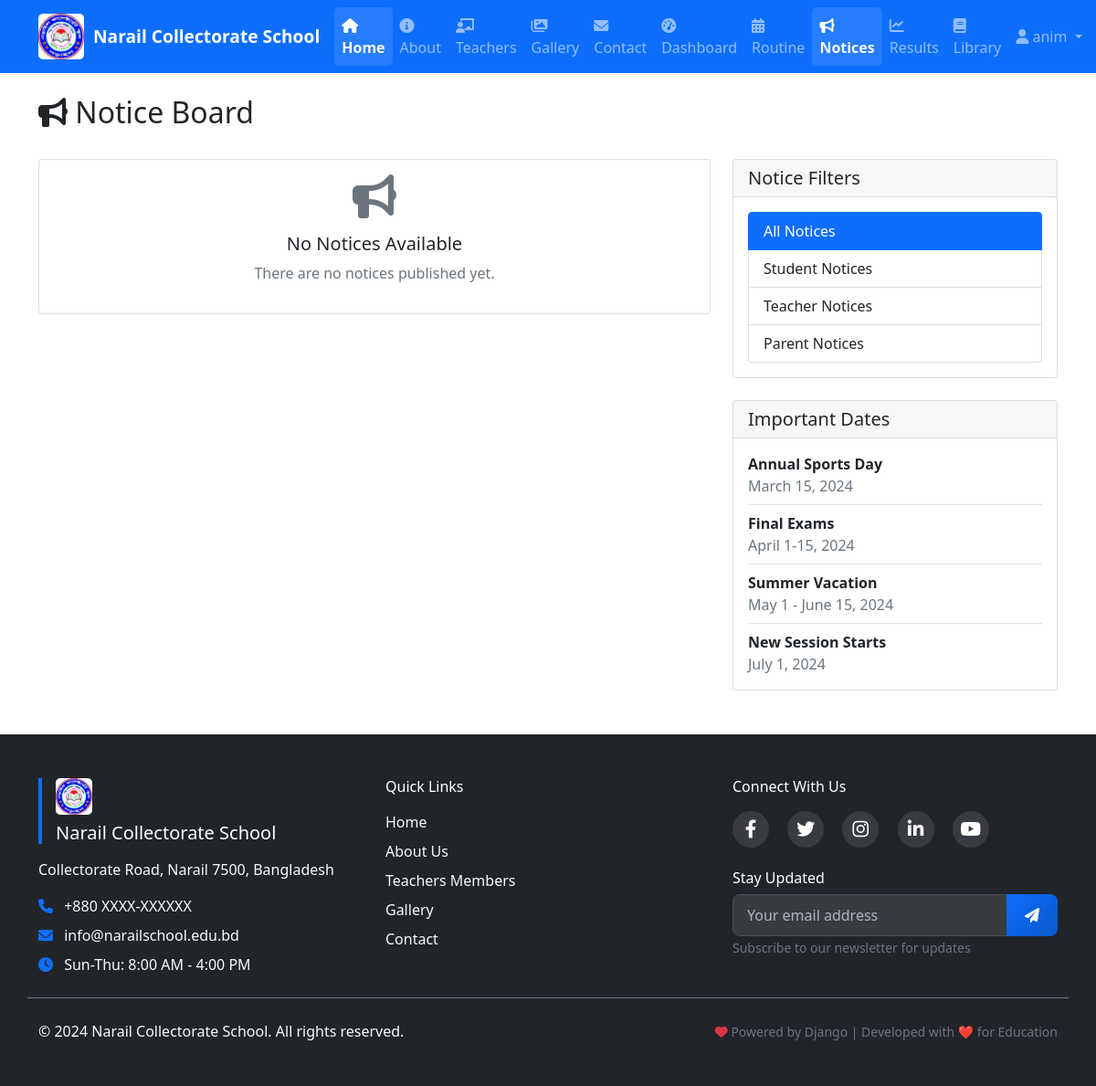
The page /school/notices/ (signed in) on the database as committed earlier.
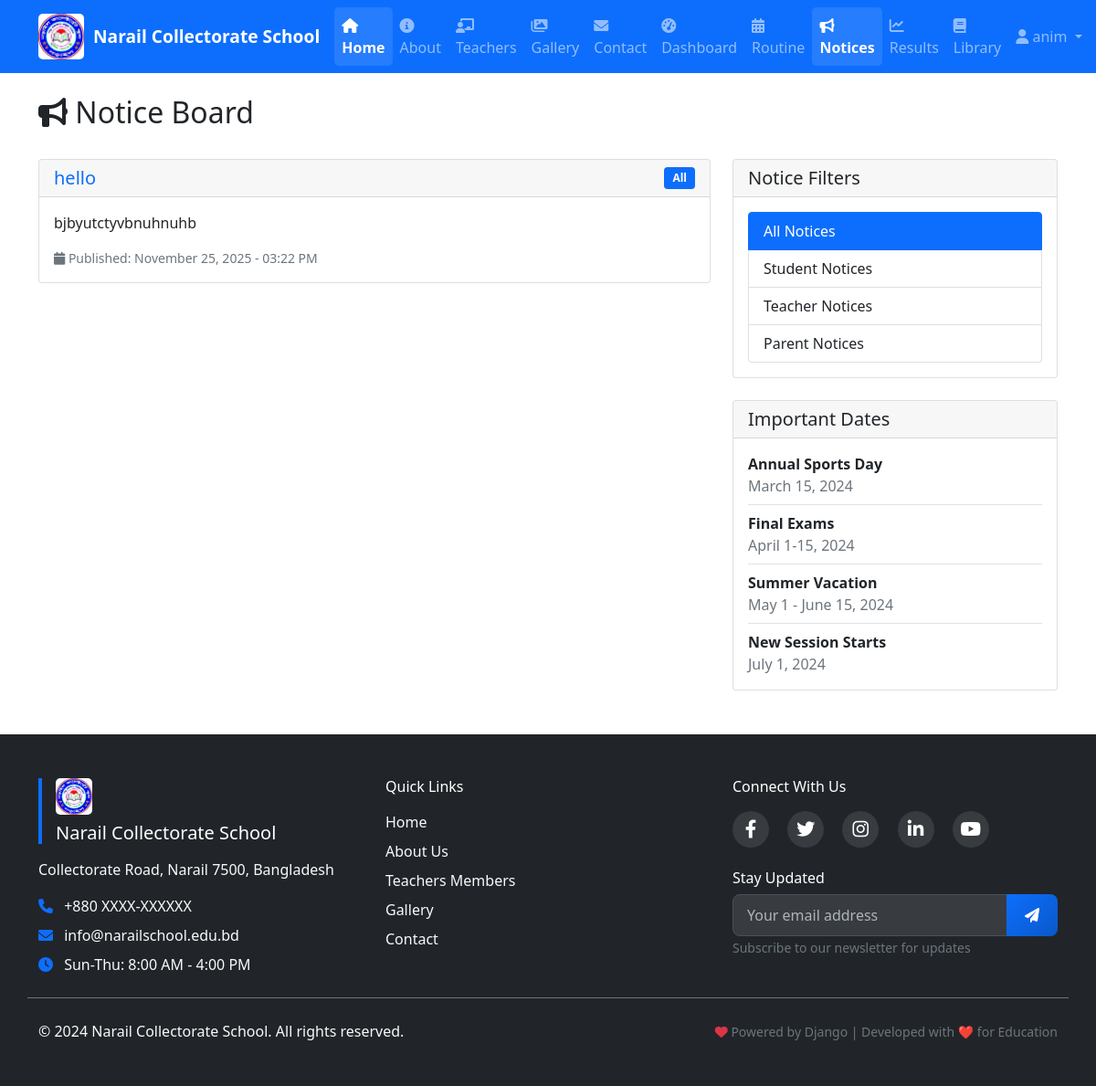
The same page on the database as committed later.
### school/models.py (models this page shows, shortened)
class Notice(models.Model):
    title = models.CharField(max_length=200)
    content = models.TextField()
    created_at = models.DateTimeField(auto_now_add=True)
    target_audience = models.CharField(max_length=20, choices=(
        ('All', 'All'),
        ('Teachers', 'Teachers'),
        ('Students', 'Students'),
        ('Parents', 'Parents'),
    ))

### school/views.py (the view)
# urls.py: path('notices/', views.notice_board, name='notice_board'),
@login_required
def notice_board(request):
    notices = Notice.objects.all().order_by('-created_at')
    if request.user.user_type == 'student':
        notices = notices.filter(target_audience__in=['Students', 'All'])
    return render(request, 'school/notice_board.html', {'notices': notices})

### school/context_processors.py (called while the page is built)
def school_info(request):
    try:
        school = SchoolInfo.objects.first()
    except SchoolInfo.DoesNotExist:
        school = None
    return {'school_info': school}

### templates/school/notice_board.html (shortened to what this page needs)
{% extends 'base.html' %}
{% block content %}
<div class="d-flex justify-content-between align-items-center mb-4">
    <h2><i class="fas fa-bullhorn"></i> Notice Board</h2>
</div>
<div class="row">
    <div class="col-md-8">
        {% for notice in notices %}
        <div class="card mb-4 notice-card">
            <div class="card-header d-flex justify-content-between align-items-center">
                <h5 class="card-title mb-0 text-primary">{{ notice.title }}</h5>
                <span class="badge bg-{% if notice.target_audience == 'All' %}primary{% elif notice.target_audience == 'Teachers' %}warning{% elif notice.target_audience == 'Students' %}success{% else %}info{% endif %}">
                    {{ notice.target_audience }}
                </span>
            </div>
            <div class="card-body">
                <p class="card-text">{{ notice.content }}</p>
                <div class="d-flex justify-content-between align-items-center">
                    <small class="text-muted">
                        <i class="fas fa-calendar"></i> Published: {{ notice.created_at|date:"F d, Y - h:i A" }}
                    </small>
                </div>
            </div>
        </div>
        {% empty %}
        <div class="card">
            <div class="card-body text-center">
                <i class="fas fa-bullhorn fa-3x text-muted mb-3"></i>
                <h5>No Notices Available</h5>
                <p class="text-muted">There are no notices published yet.</p>
            </div>
        </div>
        {% endfor %}
    </div>
    <div class="col-md-4">
        <div class="card">
            <div class="card-header">
                <h5 class="mb-0">Notice Filters</h5>
            </div>
            <div class="card-body">
                <div class="list-group">
                    <a href="?audience=All" class="list-group-item list-group-item-action active">All Notices</a>
                    <a href="?audience=Students" class="list-group-item list-group-item-action">Student Notices</a>
                    <a href="?audience=Teachers" class="list-group-item list-group-item-action">Teacher Notices</a>
                    <a href="?audience=Parents" class="list-group-item list-group-item-action">Parent Notices</a>
                </div>
            </div>
        </div>
        <div class="card mt-4">
            <div class="card-header">
                <h5 class="mb-0">Important Dates</h5>
            </div>
            <div class="card-body">
                <div class="event-item border-bottom pb-2 mb-2">
                    <strong>Annual Sports Day</strong>
                    <p class="mb-0 text-muted">March 15, 2024</p>
                </div>
                <div class="event-item border-bottom pb-2 mb-2">
                    <strong>Final Exams</strong>
                    <p class="mb-0 text-muted">April 1-15, 2024</p>
                </div>
                <div class="event-item border-bottom pb-2 mb-2">
                    <strong>Summer Vacation</strong>
                    <p class="mb-0 text-muted">May 1 - June 15, 2024</p>
                </div>
                <div class="event-item">
                    <strong>New Session Starts</strong>
                    <p class="mb-0 text-muted">July 1, 2024</p>
                </div>
            </div>
        </div>
    </div>
</div>
{% endblock %}

Rows that differ between the two databases and show on the page:
added Notice: title "hello", target_audience "All", content "bjbyutctyvbnuhnuhb", created_at "November 25, 2025 - 03:22 PM"
Other text that changed with them:
text no longer shown: "No Notices Available There are no notices published yet."
